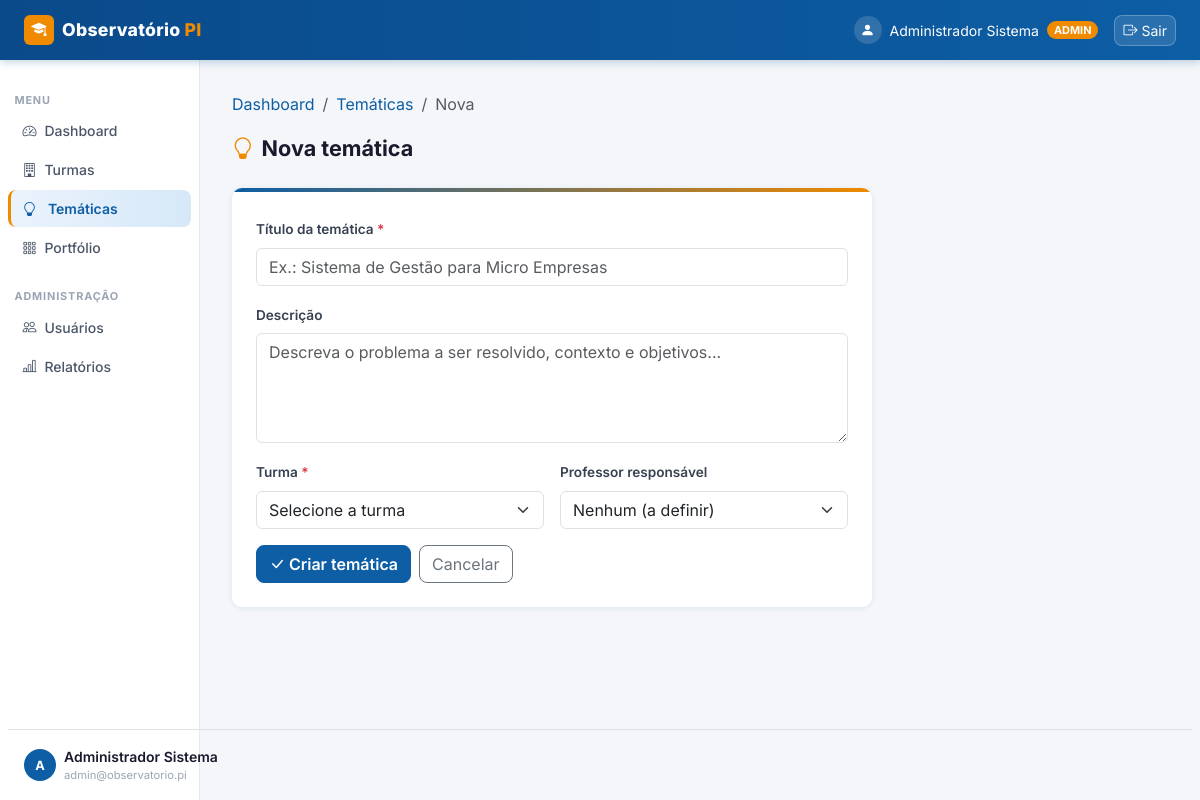
Screenshot of /tematicas/nova (signed in) with the database file from the repository.
### observatorio_pi/app/models/user.py (models this page shows)
class User(Base):
    __tablename__ = "users"
    id           = Column(Integer, primary_key=True, index=True)
    nome         = Column(String, nullable=False)
    email        = Column(String, unique=True, index=True, nullable=False)
    senha_hash   = Column(String, nullable=False)
    tipo         = Column(String, default="ALUNO", nullable=False)
    ativo        = Column(Boolean, default=True, nullable=False)
    bio          = Column(Text, default="")          # apresentação pessoal
    linkedin     = Column(String, default="")        # URL LinkedIn
    github       = Column(String, default="")        # URL GitHub
    portfolio_url= Column(String, default="")        # site/portfolio pessoal
    area_interesse = Column(String, default="")      # ex: "Backend, IA, Mobile"
    cidade       = Column(String, default="")        # localização
    telefone     = Column(String, default="")        # contato para empresas

### observatorio_pi/app/main.py (the view)
@app.get("/tematicas/nova", response_class=HTMLResponse)
def nova_tematica_view(request: Request, db: Session = Depends(get_db)):
    usuario = get_usuario_logado(request, db)
    if not usuario or usuario.tipo not in ("ADMIN", "COORDENADOR"):
        return RedirectResponse(url="/dashboard", status_code=303)
    turmas = db.query(Turma).filter(Turma.ativa == True).order_by(Turma.nome).all()
    professores = db.query(User).filter(User.tipo == "PROFESSOR", User.ativo == True).order_by(User.nome).all()
    return templates.TemplateResponse("tematica_form.html", {
        "request": request, "usuario": usuario, "editando": None,
        "turmas": turmas, "professores": professores, "active_page": "tematicas"
    })

### observatorio_pi/app/templates/tematica_form.html (shortened to what this page needs)
{% extends "base_auth.html" %}
{% block content %}
<div class="mb-4">
    <nav aria-label="breadcrumb"><ol class="breadcrumb small"><li class="breadcrumb-item"><a href="/dashboard">Dashboard</a></li><li class="breadcrumb-item"><a href="/tematicas">Temáticas</a></li><li class="breadcrumb-item active">{% if editando %}Editar{% else %}Nova{% endif %}</li></ol></nav>
    <div class="page-title"><i class="bi bi-lightbulb me-2" style="color:var(--senac-orange);"></i>{% if editando %}Editar temática{% else %}Nova temática{% endif %}</div>
</div>
<div class="card p-4" style="max-width:640px;overflow:hidden;">
    <div style="height:4px;background:linear-gradient(90deg,var(--senac-blue),var(--senac-orange));border-radius:4px;margin:-1.5rem -1.5rem 1.5rem;"></div>
    <form method="post" action="{% if editando %}/tematicas/{{ editando.id }}/editar{% else %}/tematicas/nova{% endif %}">
        <div class="mb-3">
            <label class="form-label fw-semibold" style="font-size:.85rem;color:#374151;">Título da temática <span class="text-danger">*</span></label>
            <input type="text" name="titulo" class="form-control" placeholder="Ex.: Sistema de Gestão para Micro Empresas" maxlength="200" value="{{ editando.titulo if editando else '' }}" required>
        </div>
        <div class="mb-3">
            <label class="form-label fw-semibold" style="font-size:.85rem;color:#374151;">Descrição</label>
            <textarea name="descricao" class="form-control" rows="4" placeholder="Descreva o problema a ser resolvido, contexto e objetivos...">{{ editando.descricao if editando else '' }}</textarea>
        </div>
        <div class="row g-3 mb-3">
            <div class="col-sm-6">
                <label class="form-label fw-semibold" style="font-size:.85rem;color:#374151;">Turma <span class="text-danger">*</span></label>
                <select name="turma_id" class="form-select" required>
                    <option value="">Selecione a turma</option>
                </select>
            </div>
            <div class="col-sm-6">
                <label class="form-label fw-semibold" style="font-size:.85rem;color:#374151;">Professor responsável</label>
                <select name="professor_id" class="form-select">
                    <option value="">Nenhum (a definir)</option>
                </select>
            </div>
        </div>
        <div class="d-flex gap-2">
            <button type="submit" class="btn btn-primary" style="border-radius:8px;"><i class="bi bi-check-lg me-1"></i>{% if editando %}Salvar{% else %}Criar temática{% endif %}</button>
            <a href="/tematicas" class="btn btn-outline-secondary" style="border-radius:8px;">Cancelar</a>
        </div>
    </form>
</div>
{% endblock %}

### observatorio_pi/app/templates/base_auth.html (shortened to what this page needs)
{% extends "base.html" %}
{% block body %}
<nav class="navbar navbar-senac navbar-expand-lg">
    <div class="container-fluid px-4">
        <a class="navbar-brand d-flex align-items-center gap-2" href="/dashboard">
            <div style="background:var(--senac-orange);border-radius:6px;width:30px;height:30px;display:flex;align-items:center;justify-content:center;">
                <i class="bi bi-mortarboard-fill text-white" style="font-size:.95rem;"></i>
            </div>
            <span>Observatório <span class="brand-dot">PI</span></span>
        </a>
        <div class="ms-auto d-flex align-items-center gap-3">
            <span class="text-white-50 small d-none d-sm-flex align-items-center gap-2">
                <span style="width:28px;height:28px;background:rgba(255,255,255,.15);border-radius:50%;display:flex;align-items:center;justify-content:center;">
                    <i class="bi bi-person-fill text-white"></i>
                </span>
                <span class="text-white">{{ usuario.nome }}</span>
                <span class="badge rounded-pill" style="background:var(--senac-orange);font-size:.68rem;font-weight:700;">{{ usuario.tipo }}</span>
            </span>
            <a href="/logout" class="btn btn-sm d-flex align-items-center gap-1"
               style="background:rgba(255,255,255,.12);color:#fff;border:1px solid rgba(255,255,255,.25);border-radius:8px;">
                <i class="bi bi-box-arrow-right"></i><span class="d-none d-sm-inline">Sair</span>
            </a>
        </div>
    </div>
</nav>
<div class="container-fluid g-0">
    <div class="row g-0">
        <nav class="col-md-2 d-none d-md-block sidebar">
            <div class="sidebar-section-label">Menu</div>
            <ul class="nav flex-column px-2">
                <li class="nav-item">
                    <a class="nav-link {% if active_page == 'dashboard' %}active{% endif %}" href="/dashboard">
                        <i class="bi bi-speedometer2 me-2"></i>Dashboard
                    </a>
                </li>
                {% if usuario.tipo in ('ADMIN','COORDENADOR') %}
                <li class="nav-item">
                    <a class="nav-link {% if active_page == 'turmas' %}active{% endif %}" href="/turmas">
                        <i class="bi bi-building me-2"></i>Turmas
                    </a>
                </li>
                {% endif %}
                <li class="nav-item">
                    <a class="nav-link {% if active_page == 'tematicas' %}active{% endif %}" href="/tematicas">
                        <i class="bi bi-lightbulb me-2"></i>
                        {% if usuario.tipo == 'ALUNO' %}Minhas Temáticas{% else %}Temáticas{% endif %}
                    </a>
                </li>
                <li class="nav-item">
                    <a class="nav-link {% if active_page == 'portfolio' %}active{% endif %}" href="/portfolio">
                        <i class="bi bi-grid-3x3-gap me-2"></i>Portfólio
                    </a>
                </li>
            </ul>
            {% if usuario.tipo in ('ADMIN','COORDENADOR') %}
            <div class="sidebar-section-label mt-2">Administração</div>
            <ul class="nav flex-column px-2">
                {% if usuario.tipo == 'ADMIN' %}
                <li class="nav-item">
                    <a class="nav-link {% if active_page == 'usuarios' %}active{% endif %}" href="/usuarios">
                        <i class="bi bi-people me-2"></i>Usuários
                    </a>
                </li>
                {% endif %}
                <li class="nav-item">
                    <a class="nav-link {% if active_page == 'relatorios' %}active{% endif %}" href="/relatorios">
                        <i class="bi bi-bar-chart-line me-2"></i>Relatórios
                    </a>
                </li>
            </ul>
            {% endif %}
            <div class="px-3 pt-3 border-top mx-2" style="position:absolute;bottom:1rem;left:0;right:0;">
                <div class="d-flex align-items-center gap-2">
                    <div class="rounded-circle d-flex align-items-center justify-content-center flex-shrink-0"
                         style="width:32px;height:32px;background:var(--senac-blue);color:#fff;font-size:.8rem;font-weight:700;">
                        {{ usuario.nome[0].upper() }}
                    </div>
                    <div style="min-width:0;">
                        <div class="small fw-semibold text-truncate" style="color:#1a1a2e;">{{ usuario.nome }}</div>
                        <div class="text-truncate" style="font-size:.7rem;color:#9aa5b4;">{{ usuario.email }}</div>
                    </div>
                </div>
            </div>
        </nav>
        <main class="col-md-10 main-content" style="min-height:calc(100vh - 60px);">
            {% block content %}{% endblock %}
        </main>
    </div>
</div>
{% endblock %}

### observatorio_pi/app/templates/base.html (style rules this page uses)
:root { --senac-blue: #0D5EA5; --senac-blue-dark: #0A4A8A; --senac-blue-deeper: #083A6E; --senac-orange: #F08A00; --senac-orange-dark: #D47A00; --senac-orange-light:#FFF3DC; --senac-bg: #F4F6F9; --senac-sidebar-bg: #FFFFFF; --senac-card-shadow: 0 1px 6px rgba(13,94,165,.10); --senac-radius: 10px; }
*, *::before, *::after { box-sizing: border-box; }
body { font-family: 'Inter', system-ui, sans-serif; background-color: var(--senac-bg); color: #1a1a2e; }
.btn-primary { background-color: var(--senac-blue); border-color: var(--senac-blue); color: #fff; font-weight: 600; }
a { color: var(--senac-blue); }
.card { border: none; border-radius: var(--senac-radius); box-shadow: var(--senac-card-shadow); }
.navbar-senac { background: linear-gradient(90deg, var(--senac-blue-dark) 0%, var(--senac-blue) 100%); box-shadow: 0 2px 8px rgba(10,74,138,.25); min-height: 60px; }
.navbar-senac .navbar-brand { font-weight: 800; font-size: 1.1rem; letter-spacing: .3px; color: #fff !important; }
.navbar-senac .navbar-brand .brand-dot { color: var(--senac-orange); }
.sidebar { min-height: calc(100vh - 60px); background: var(--senac-sidebar-bg); border-right: 1px solid #e4eaf2; padding-top: 1.25rem; }
.sidebar .nav-link { color: #4a5568; border-radius: 8px; margin-bottom: 2px; padding: .5rem .9rem; font-size: .875rem; font-weight: 500; transition: background .15s, color .15s; }
.sidebar .nav-link i { width: 20px; }
.sidebar .nav-link.active { background: linear-gradient(90deg, #EBF3FC 0%, #D6E8F8 100%); color: var(--senac-blue); font-weight: 600; border-left: 3px solid var(--senac-orange); padding-left: calc(.9rem - 3px); }
.sidebar-section-label { font-size: .68rem; font-weight: 700; text-transform: uppercase; letter-spacing: .08em; color: #9aa5b4; padding: .75rem .9rem .25rem; }
.main-content { padding: 2rem; }
.page-title { font-size: 1.35rem; font-weight: 700; color: #1a1a2e; }
.breadcrumb-item a { color: var(--senac-blue); text-decoration: none; }

### rows the page displays
User: nome "Administrador Sistema", tipo "ADMIN", nome "A", email "admin@observatorio.pi"
